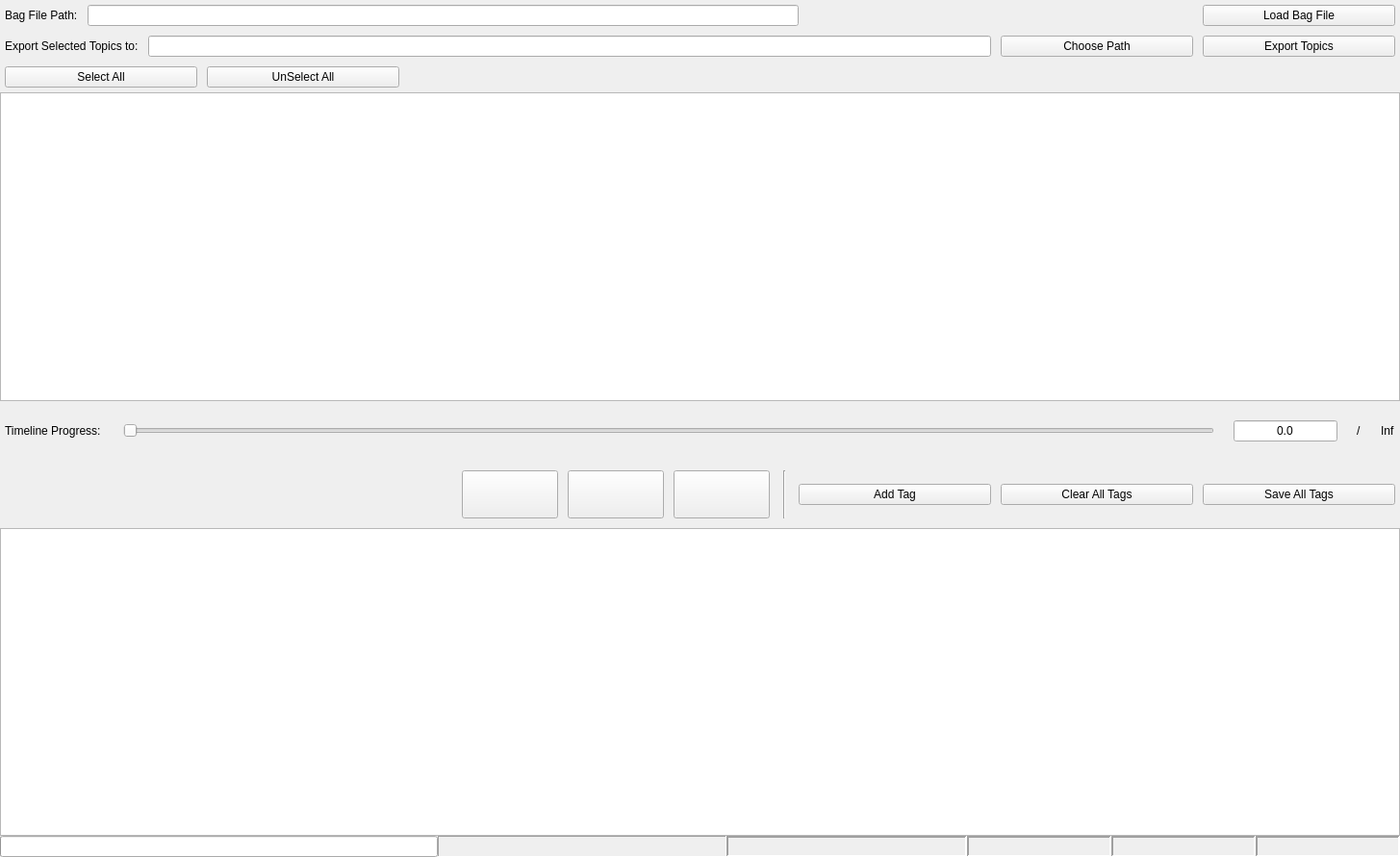
<?xml version="1.0" encoding="UTF-8"?>
<ui version="4.0">
 <class>Bag</class>
 <widget class="QWidget" name="Bag">
  <property name="geometry">
   <rect>
    <x>0</x>
    <y>0</y>
    <width>1455</width>
    <height>891</height>
   </rect>
  </property>
  <property name="windowTitle">
   <string>Bag</string>
  </property>
  <layout class="QVBoxLayout" name="verticalLayout">
   <property name="spacing">
    <number>0</number>
   </property>
   <property name="leftMargin">
    <number>0</number>
   </property>
   <property name="topMargin">
    <number>0</number>
   </property>
   <property name="rightMargin">
    <number>0</number>
   </property>
   <property name="bottomMargin">
    <number>0</number>
   </property>
   <item>
    <layout class="QHBoxLayout" name="horizontalLayout_export_path_display">
     <property name="spacing">
      <number>10</number>
     </property>
     <property name="leftMargin">
      <number>5</number>
     </property>
     <property name="topMargin">
      <number>5</number>
     </property>
     <property name="rightMargin">
      <number>5</number>
     </property>
     <property name="bottomMargin">
      <number>5</number>
     </property>
     <item>
      <widget class="QLabel" name="label_open_bag_file">
       <property name="minimumSize">
        <size>
         <width>0</width>
         <height>0</height>
        </size>
       </property>
       <property name="text">
        <string>Bag File Path:</string>
       </property>
       <property name="margin">
        <number>10</number>
       </property>
      </widget>
     </item>
     <item>
      <widget class="QLineEdit" name="lineEdit_bag_file_path"/>
     </item>
     <item>
      <widget class="QLabel" name="label_current_rosbag_file">
       <property name="minimumSize">
        <size>
         <width>400</width>
         <height>0</height>
        </size>
       </property>
       <property name="text">
        <string/>
       </property>
      </widget>
     </item>
     <item>
      <widget class="QPushButton" name="pushButton_load">
       <property name="minimumSize">
        <size>
         <width>200</width>
         <height>0</height>
        </size>
       </property>
       <property name="text">
        <string>Load Bag File</string>
       </property>
      </widget>
     </item>
    </layout>
   </item>
   <item>
    <layout class="QHBoxLayout" name="horizontalLayout_export_selected_topics">
     <property name="spacing">
      <number>10</number>
     </property>
     <property name="leftMargin">
      <number>5</number>
     </property>
     <property name="topMargin">
      <number>5</number>
     </property>
     <property name="rightMargin">
      <number>5</number>
     </property>
     <property name="bottomMargin">
      <number>5</number>
     </property>
     <item>
      <widget class="QLabel" name="label_export_selected_topics">
       <property name="minimumSize">
        <size>
         <width>0</width>
         <height>0</height>
        </size>
       </property>
       <property name="text">
        <string>Export Selected Topics to:</string>
       </property>
       <property name="margin">
        <number>10</number>
       </property>
      </widget>
     </item>
     <item>
      <widget class="QLineEdit" name="lineEdit_export_path">
       <property name="sizePolicy">
        <sizepolicy hsizetype="Expanding" vsizetype="Fixed">
         <horstretch>0</horstretch>
         <verstretch>0</verstretch>
        </sizepolicy>
       </property>
      </widget>
     </item>
     <item>
      <widget class="QPushButton" name="pushButton_choose_export_path">
       <property name="minimumSize">
        <size>
         <width>200</width>
         <height>0</height>
        </size>
       </property>
       <property name="text">
        <string>Choose Path</string>
       </property>
      </widget>
     </item>
     <item>
      <widget class="QPushButton" name="pushButton_export">
       <property name="minimumSize">
        <size>
         <width>200</width>
         <height>0</height>
        </size>
       </property>
       <property name="text">
        <string>Export Topics</string>
       </property>
      </widget>
     </item>
    </layout>
   </item>
   <item>
    <layout class="QHBoxLayout" name="horizontalLayout_2">
     <property name="spacing">
      <number>10</number>
     </property>
     <property name="leftMargin">
      <number>5</number>
     </property>
     <property name="topMargin">
      <number>5</number>
     </property>
     <property name="rightMargin">
      <number>5</number>
     </property>
     <property name="bottomMargin">
      <number>5</number>
     </property>
     <item>
      <widget class="QPushButton" name="pushButton_selectAll">
       <property name="minimumSize">
        <size>
         <width>200</width>
         <height>0</height>
        </size>
       </property>
       <property name="text">
        <string>Select All</string>
       </property>
      </widget>
     </item>
     <item>
      <widget class="QPushButton" name="pushButton_unSelectAll">
       <property name="minimumSize">
        <size>
         <width>200</width>
         <height>0</height>
        </size>
       </property>
       <property name="text">
        <string>UnSelect All</string>
       </property>
      </widget>
     </item>
     <item>
      <spacer name="horizontalSpacer">
       <property name="orientation">
        <enum>Qt::Horizontal</enum>
       </property>
       <property name="sizeHint" stdset="0">
        <size>
         <width>40</width>
         <height>20</height>
        </size>
       </property>
      </spacer>
     </item>
    </layout>
   </item>
   <item>
    <widget class="QListView" name="topicsListView">
     <property name="acceptDrops">
      <bool>true</bool>
     </property>
    </widget>
   </item>
   <item>
    <layout class="QHBoxLayout" name="horizontalLayout">
     <property name="spacing">
      <number>20</number>
     </property>
     <property name="leftMargin">
      <number>5</number>
     </property>
     <property name="topMargin">
      <number>20</number>
     </property>
     <property name="rightMargin">
      <number>5</number>
     </property>
     <property name="bottomMargin">
      <number>20</number>
     </property>
     <item>
      <widget class="QLabel" name="label">
       <property name="frameShape">
        <enum>QFrame::NoFrame</enum>
       </property>
       <property name="frameShadow">
        <enum>QFrame::Sunken</enum>
       </property>
       <property name="lineWidth">
        <number>1</number>
       </property>
       <property name="text">
        <string>Timeline Progress: </string>
       </property>
       <property name="margin">
        <number>10</number>
       </property>
      </widget>
     </item>
     <item>
      <widget class="QSlider" name="horizontalSlider">
       <property name="sizePolicy">
        <sizepolicy hsizetype="Expanding" vsizetype="Preferred">
         <horstretch>0</horstretch>
         <verstretch>0</verstretch>
        </sizepolicy>
       </property>
       <property name="orientation">
        <enum>Qt::Horizontal</enum>
       </property>
      </widget>
     </item>
     <item>
      <widget class="QLineEdit" name="lineEdit_playhead">
       <property name="sizePolicy">
        <sizepolicy hsizetype="Preferred" vsizetype="Fixed">
         <horstretch>0</horstretch>
         <verstretch>0</verstretch>
        </sizepolicy>
       </property>
       <property name="inputMethodHints">
        <set>Qt::ImhFormattedNumbersOnly</set>
       </property>
       <property name="text">
        <string>0.0</string>
       </property>
       <property name="alignment">
        <set>Qt::AlignCenter</set>
       </property>
      </widget>
     </item>
     <item>
      <widget class="QLabel" name="label_max_timeline_splash">
       <property name="text">
        <string>/</string>
       </property>
      </widget>
     </item>
     <item>
      <widget class="QLabel" name="label_max_timeline">
       <property name="text">
        <string>Inf</string>
       </property>
       <property name="margin">
        <number>10</number>
       </property>
      </widget>
     </item>
    </layout>
   </item>
   <item>
    <layout class="QHBoxLayout" name="horizontalLayout_playcontrol">
     <property name="spacing">
      <number>10</number>
     </property>
     <property name="leftMargin">
      <number>5</number>
     </property>
     <property name="topMargin">
      <number>10</number>
     </property>
     <property name="rightMargin">
      <number>5</number>
     </property>
     <property name="bottomMargin">
      <number>10</number>
     </property>
     <item>
      <spacer name="horizontalSpacer_2">
       <property name="orientation">
        <enum>Qt::Horizontal</enum>
       </property>
       <property name="sizeHint" stdset="0">
        <size>
         <width>40</width>
         <height>20</height>
        </size>
       </property>
      </spacer>
     </item>
     <item>
      <widget class="QPushButton" name="slower_button">
       <property name="sizePolicy">
        <sizepolicy hsizetype="Minimum" vsizetype="Preferred">
         <horstretch>0</horstretch>
         <verstretch>0</verstretch>
        </sizepolicy>
       </property>
       <property name="minimumSize">
        <size>
         <width>100</width>
         <height>50</height>
        </size>
       </property>
       <property name="toolTip">
        <string>Slower / Rewind</string>
       </property>
       <property name="text">
        <string/>
       </property>
       <property name="iconSize">
        <size>
         <width>16</width>
         <height>16</height>
        </size>
       </property>
      </widget>
     </item>
     <item>
      <widget class="QPushButton" name="play_button">
       <property name="sizePolicy">
        <sizepolicy hsizetype="Minimum" vsizetype="Preferred">
         <horstretch>0</horstretch>
         <verstretch>0</verstretch>
        </sizepolicy>
       </property>
       <property name="minimumSize">
        <size>
         <width>100</width>
         <height>50</height>
        </size>
       </property>
       <property name="toolTip">
        <string>Play / Pause</string>
       </property>
       <property name="text">
        <string/>
       </property>
       <property name="iconSize">
        <size>
         <width>16</width>
         <height>16</height>
        </size>
       </property>
       <property name="checkable">
        <bool>true</bool>
       </property>
      </widget>
     </item>
     <item>
      <widget class="QPushButton" name="faster_button">
       <property name="sizePolicy">
        <sizepolicy hsizetype="Minimum" vsizetype="Preferred">
         <horstretch>0</horstretch>
         <verstretch>0</verstretch>
        </sizepolicy>
       </property>
       <property name="minimumSize">
        <size>
         <width>100</width>
         <height>50</height>
        </size>
       </property>
       <property name="toolTip">
        <string>Fast Forward</string>
       </property>
       <property name="text">
        <string/>
       </property>
       <property name="iconSize">
        <size>
         <width>16</width>
         <height>16</height>
        </size>
       </property>
      </widget>
     </item>
     <item>
      <widget class="Line" name="line">
       <property name="minimumSize">
        <size>
         <width>10</width>
         <height>0</height>
        </size>
       </property>
       <property name="orientation">
        <enum>Qt::Vertical</enum>
       </property>
      </widget>
     </item>
     <item>
      <widget class="QPushButton" name="pushButton_Add_Tag">
       <property name="minimumSize">
        <size>
         <width>200</width>
         <height>0</height>
        </size>
       </property>
       <property name="text">
        <string>Add Tag</string>
       </property>
      </widget>
     </item>
     <item>
      <widget class="QPushButton" name="pushButton_Clear_All_Tags">
       <property name="minimumSize">
        <size>
         <width>200</width>
         <height>0</height>
        </size>
       </property>
       <property name="text">
        <string>Clear All Tags</string>
       </property>
      </widget>
     </item>
     <item>
      <widget class="QPushButton" name="pushButton_Save_All_Tags">
       <property name="minimumSize">
        <size>
         <width>200</width>
         <height>0</height>
        </size>
       </property>
       <property name="text">
        <string>Save All Tags</string>
       </property>
      </widget>
     </item>
    </layout>
   </item>
   <item>
    <widget class="QTableWidget" name="tableWidget">
     <property name="sizePolicy">
      <sizepolicy hsizetype="Expanding" vsizetype="Expanding">
       <horstretch>0</horstretch>
       <verstretch>0</verstretch>
      </sizepolicy>
     </property>
     <property name="rowCount">
      <number>0</number>
     </property>
     <property name="columnCount">
      <number>0</number>
     </property>
    </widget>
   </item>
   <item>
    <layout class="QHBoxLayout" name="status_bar_layout">
     <item>
      <widget class="QProgressBar" name="progress_bar">
       <property name="sizePolicy">
        <sizepolicy hsizetype="Minimum" vsizetype="Fixed">
         <horstretch>0</horstretch>
         <verstretch>0</verstretch>
        </sizepolicy>
       </property>
       <property name="value">
        <number>0</number>
       </property>
       <property name="textVisible">
        <bool>false</bool>
       </property>
      </widget>
     </item>
     <item>
      <widget class="QLabel" name="stamp_label">
       <property name="sizePolicy">
        <sizepolicy hsizetype="Expanding" vsizetype="Preferred">
         <horstretch>0</horstretch>
         <verstretch>0</verstretch>
        </sizepolicy>
       </property>
       <property name="maximumSize">
        <size>
         <width>300</width>
         <height>16777215</height>
        </size>
       </property>
       <property name="toolTip">
        <string>Timestamp of the current playhead location</string>
       </property>
       <property name="frameShape">
        <enum>QFrame::Panel</enum>
       </property>
       <property name="frameShadow">
        <enum>QFrame::Sunken</enum>
       </property>
       <property name="lineWidth">
        <number>1</number>
       </property>
       <property name="text">
        <string/>
       </property>
      </widget>
     </item>
     <item>
      <widget class="QLabel" name="date_label">
       <property name="sizePolicy">
        <sizepolicy hsizetype="Expanding" vsizetype="Preferred">
         <horstretch>0</horstretch>
         <verstretch>0</verstretch>
        </sizepolicy>
       </property>
       <property name="maximumSize">
        <size>
         <width>250</width>
         <height>16777215</height>
        </size>
       </property>
       <property name="toolTip">
        <string>Date and time of the current playhead location</string>
       </property>
       <property name="frameShape">
        <enum>QFrame::Panel</enum>
       </property>
       <property name="frameShadow">
        <enum>QFrame::Sunken</enum>
       </property>
       <property name="lineWidth">
        <number>2</number>
       </property>
       <property name="text">
        <string/>
       </property>
      </widget>
     </item>
     <item>
      <widget class="QLabel" name="seconds_label">
       <property name="sizePolicy">
        <sizepolicy hsizetype="Expanding" vsizetype="Preferred">
         <horstretch>0</horstretch>
         <verstretch>0</verstretch>
        </sizepolicy>
       </property>
       <property name="minimumSize">
        <size>
         <width>0</width>
         <height>0</height>
        </size>
       </property>
       <property name="maximumSize">
        <size>
         <width>150</width>
         <height>16777215</height>
        </size>
       </property>
       <property name="toolTip">
        <string>Number of seconds the current playhead location is from the beginning of the bag</string>
       </property>
       <property name="frameShape">
        <enum>QFrame::Panel</enum>
       </property>
       <property name="frameShadow">
        <enum>QFrame::Sunken</enum>
       </property>
       <property name="lineWidth">
        <number>2</number>
       </property>
       <property name="text">
        <string/>
       </property>
      </widget>
     </item>
     <item>
      <widget class="QLabel" name="playspeed_label">
       <property name="sizePolicy">
        <sizepolicy hsizetype="Expanding" vsizetype="Preferred">
         <horstretch>0</horstretch>
         <verstretch>0</verstretch>
        </sizepolicy>
       </property>
       <property name="maximumSize">
        <size>
         <width>150</width>
         <height>16777215</height>
        </size>
       </property>
       <property name="toolTip">
        <string>Playback speed</string>
       </property>
       <property name="frameShape">
        <enum>QFrame::Panel</enum>
       </property>
       <property name="frameShadow">
        <enum>QFrame::Sunken</enum>
       </property>
       <property name="lineWidth">
        <number>2</number>
       </property>
       <property name="text">
        <string/>
       </property>
      </widget>
     </item>
     <item>
      <widget class="QLabel" name="filesize_label">
       <property name="sizePolicy">
        <sizepolicy hsizetype="Expanding" vsizetype="Preferred">
         <horstretch>0</horstretch>
         <verstretch>0</verstretch>
        </sizepolicy>
       </property>
       <property name="maximumSize">
        <size>
         <width>150</width>
         <height>16777215</height>
        </size>
       </property>
       <property name="toolTip">
        <string>Bag size</string>
       </property>
       <property name="frameShape">
        <enum>QFrame::Panel</enum>
       </property>
       <property name="frameShadow">
        <enum>QFrame::Sunken</enum>
       </property>
       <property name="lineWidth">
        <number>2</number>
       </property>
       <property name="text">
        <string/>
       </property>
      </widget>
     </item>
    </layout>
   </item>
  </layout>
 </widget>
 <resources/>
 <connections/>
</ui>
